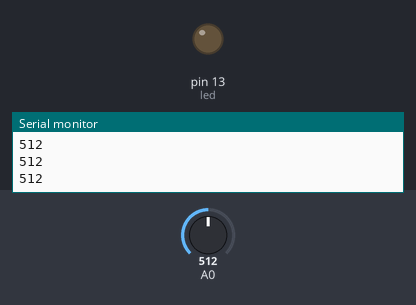
Simulated run of this sketch. Board: Arduino Uno, built with avr-gcc and run on an emulated ATmega328P. Parts: output pins drawn as LEDs (lit = HIGH), the last lines printed to the serial monitor. The inputs (shaded band) are chosen by the test bench; at power-on: A0 = 512.

Above: at 1.2 s.
1.3 s: A0 set to 590
2.8 s: A0 set to 615
At 3.1 s:
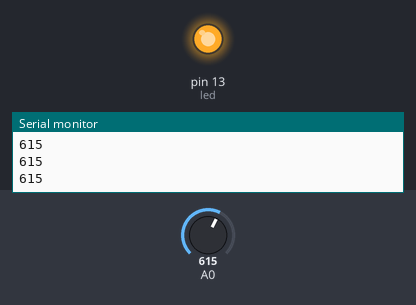
4.3 s: A0 set to 511
At 5.4 s:
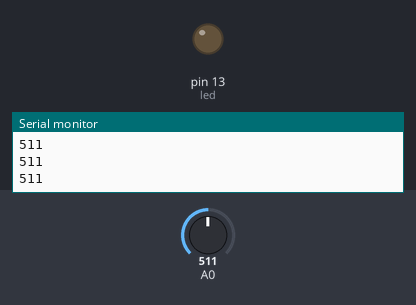
5.8 s: A0 set to 610
At 6.6 s:
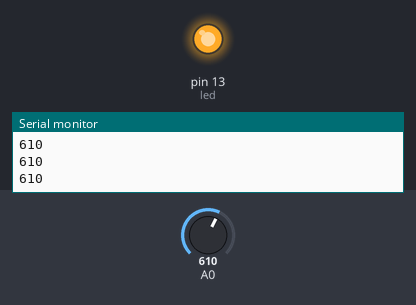
Timing chart, 0 to 8.3 s (numbered marks = the images above; inputs shaded):
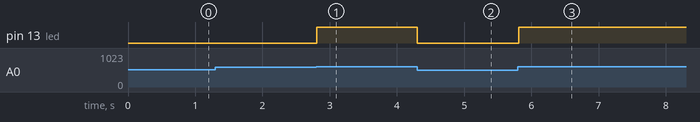

The sketch:

ejemplo_3.ino
```cpp
int estado;
int led=13;
void setup() {
Serial.begin(9600);
pinMode(led,OUTPUT);
}

void loop() {
 estado=analogRead(A0);
 Serial.println(estado);
if(estado>600){
digitalWrite(led,HIGH);
}
else{
  digitalWrite(led,LOW);
}
}
```

Measured:
- the behaviour switches between 600 and 601 on A0 (found by bisection; images 0 and 1)
- after the input at 2.8 s, pin 13 (led): LOW → HIGH at once
- after the input at 4.3 s, pin 13 (led): HIGH → LOW at once
- after the input at 5.8 s, pin 13 (led): LOW → HIGH at once
